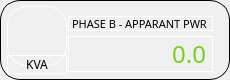
                    <widget class="QFrame" name="horizontalFrame_16">
                     <property name="minimumSize">
                      <size>
                       <width>230</width>
                       <height>80</height>
                      </size>
                     </property>
                     <property name="maximumSize">
                      <size>
                       <width>230</width>
                       <height>80</height>
                      </size>
                     </property>
                     <property name="styleSheet">
                      <string notr="true">border: 1px solid #000000;
border-radius: 20px;</string>
                     </property>
                     <layout class="QHBoxLayout" name="horizontalLayout_24">
                      <property name="spacing">
                       <number>0</number>
                      </property>
                      <property name="leftMargin">
                       <number>5</number>
                      </property>
                      <property name="topMargin">
                       <number>5</number>
                      </property>
                      <property name="rightMargin">
                       <number>5</number>
                      </property>
                      <property name="bottomMargin">
                       <number>5</number>
                      </property>
                      <item>
                       <layout class="QVBoxLayout" name="verticalLayout_43">
                        <property name="spacing">
                         <number>0</number>
                        </property>
                        <item>
                         <widget class="QLabel" name="label_66">
                          <property name="sizePolicy">
                           <sizepolicy hsizetype="Preferred" vsizetype="Preferred">
                            <horstretch>0</horstretch>
                            <verstretch>0</verstretch>
                           </sizepolicy>
                          </property>
                          <property name="minimumSize">
                           <size>
                            <width>60</width>
                            <height>60</height>
                           </size>
                          </property>
                          <property name="maximumSize">
                           <size>
                            <width>60</width>
                            <height>60</height>
                           </size>
                          </property>
                          <property name="styleSheet">
                           <string notr="true">border-color: rgb(255, 255, 255);
image: url(:/icons/power.png);</string>
                          </property>
                          <property name="text">
                           <string/>
                          </property>
                         </widget>
                        </item>
                        <item>
                         <widget class="QLabel" name="label_67">
                          <property name="sizePolicy">
                           <sizepolicy hsizetype="Fixed" vsizetype="Fixed">
                            <horstretch>0</horstretch>
                            <verstretch>0</verstretch>
                           </sizepolicy>
                          </property>
                          <property name="minimumSize">
                           <size>
                            <width>60</width>
                            <height>0</height>
                           </size>
                          </property>
                          <property name="font">
                           <font>
                            <family>Gilroy</family>
                           </font>
                          </property>
                          <property name="styleSheet">
                           <string notr="true">border-color: rgb(255, 255, 255);</string>
                          </property>
                          <property name="text">
                           <string>KVA</string>
                          </property>
                          <property name="alignment">
                           <set>Qt::AlignCenter</set>
                          </property>
                         </widget>
                        </item>
                       </layout>
                      </item>
                      <item>
                       <layout class="QVBoxLayout" name="verticalLayout_44">
                        <property name="spacing">
                         <number>5</number>
                        </property>
                        <property name="topMargin">
                         <number>10</number>
                        </property>
                        <property name="rightMargin">
                         <number>10</number>
                        </property>
                        <item>
                         <widget class="QLabel" name="label_68">
                          <property name="sizePolicy">
                           <sizepolicy hsizetype="Fixed" vsizetype="Fixed">
                            <horstretch>0</horstretch>
                            <verstretch>0</verstretch>
                           </sizepolicy>
                          </property>
                          <property name="minimumSize">
                           <size>
                            <width>145</width>
                            <height>15</height>
                           </size>
                          </property>
                          <property name="maximumSize">
                           <size>
                            <width>145</width>
                            <height>15</height>
                           </size>
                          </property>
                          <property name="font">
                           <font>
                            <family>Gilroy</family>
                            <pointsize>8</pointsize>
                           </font>
                          </property>
                          <property name="styleSheet">
                           <string notr="true">border-color: rgb(255, 255, 255);</string>
                          </property>
                          <property name="text">
                           <string>PHASE B - APPARANT PWR</string>
                          </property>
                          <property name="wordWrap">
                           <bool>false</bool>
                          </property>
                         </widget>
                        </item>
                        <item>
                         <widget class="QLabel" name="ap_b_1">
                          <property name="sizePolicy">
                           <sizepolicy hsizetype="Fixed" vsizetype="Fixed">
                            <horstretch>0</horstretch>
                            <verstretch>0</verstretch>
                           </sizepolicy>
                          </property>
                          <property name="minimumSize">
                           <size>
                            <width>145</width>
                            <height>0</height>
                           </size>
                          </property>
                          <property name="font">
                           <font>
                            <family>Gilroy</family>
                            <pointsize>18</pointsize>
                           </font>
                          </property>
                          <property name="styleSheet">
                           <string notr="true">color: rgb(115, 210, 22);
border-color: rgb(255, 255, 255);</string>
                          </property>
                          <property name="text">
                           <string>0.0</string>
                          </property>
                          <property name="alignment">
                           <set>Qt::AlignRight|Qt::AlignTrailing|Qt::AlignVCenter</set>
                          </property>
                         </widget>
                        </item>
                       </layout>
                      </item>
                     </layout>
                    </widget>
